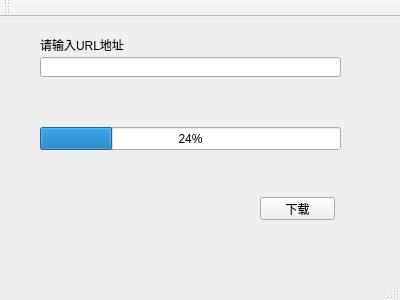
<?xml version="1.0" encoding="UTF-8"?>
<ui version="4.0">
 <class>MainWindow</class>
 <widget class="QMainWindow" name="MainWindow">
  <property name="geometry">
   <rect>
    <x>0</x>
    <y>0</y>
    <width>400</width>
    <height>300</height>
   </rect>
  </property>
  <property name="windowTitle">
   <string>MainWindow</string>
  </property>
  <widget class="QWidget" name="centralWidget">
   <widget class="QLabel" name="label">
    <property name="geometry">
     <rect>
      <x>40</x>
      <y>20</y>
      <width>121</width>
      <height>16</height>
     </rect>
    </property>
    <property name="text">
     <string>请输入URL地址</string>
    </property>
   </widget>
   <widget class="QLineEdit" name="lineEdit">
    <property name="geometry">
     <rect>
      <x>40</x>
      <y>40</y>
      <width>301</width>
      <height>20</height>
     </rect>
    </property>
   </widget>
   <widget class="QProgressBar" name="progressBar">
    <property name="geometry">
     <rect>
      <x>40</x>
      <y>110</y>
      <width>301</width>
      <height>23</height>
     </rect>
    </property>
    <property name="value">
     <number>24</number>
    </property>
   </widget>
   <widget class="QPushButton" name="pushButton">
    <property name="geometry">
     <rect>
      <x>260</x>
      <y>180</y>
      <width>75</width>
      <height>23</height>
     </rect>
    </property>
    <property name="text">
     <string>下载</string>
    </property>
   </widget>
  </widget>
  <widget class="QMenuBar" name="menuBar">
   <property name="geometry">
    <rect>
     <x>0</x>
     <y>0</y>
     <width>400</width>
     <height>23</height>
    </rect>
   </property>
  </widget>
  <widget class="QToolBar" name="mainToolBar">
   <attribute name="toolBarArea">
    <enum>TopToolBarArea</enum>
   </attribute>
   <attribute name="toolBarBreak">
    <bool>false</bool>
   </attribute>
  </widget>
  <widget class="QStatusBar" name="statusBar"/>
 </widget>
 <layoutdefault spacing="6" margin="11"/>
 <resources/>
 <connections/>
</ui>
